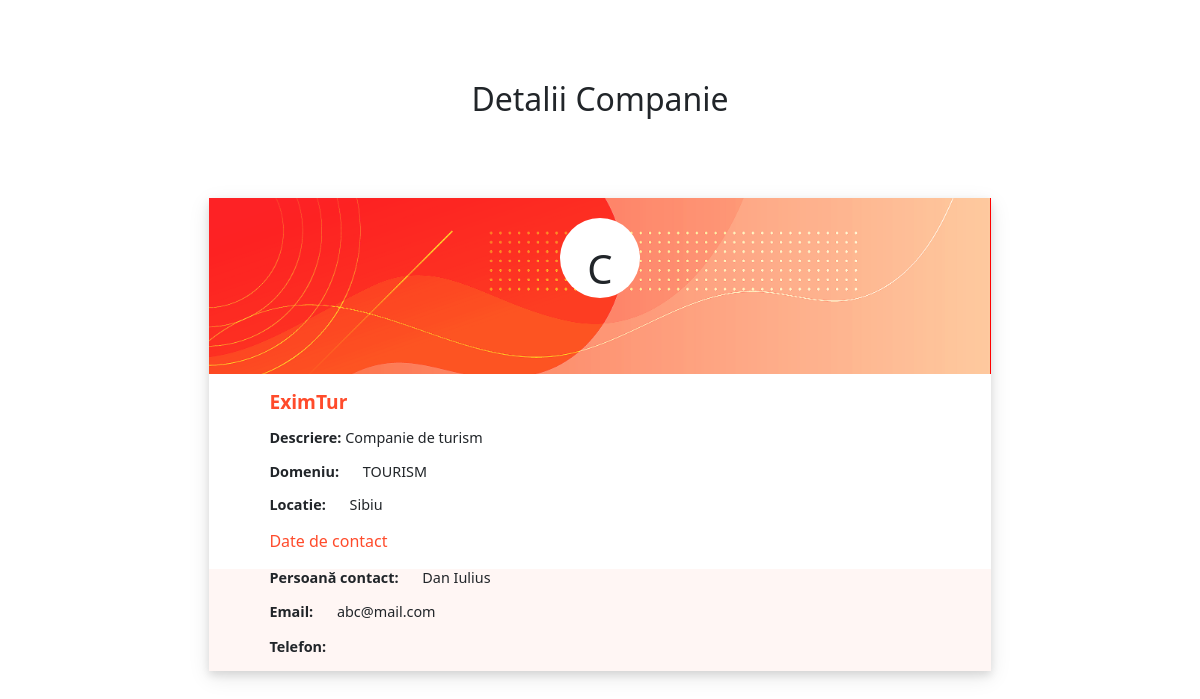
Screenshot of /companies/3 with the database file from the repository.
### users/models.py (models this page shows, shortened)
class Company(models.Model):
    user = models.OneToOneField(settings.AUTH_USER_MODEL, on_delete=models.CASCADE, related_name='company')
    domain = models.IntegerField(choices=DomainTypes.choices(), default=DomainTypes.IT)
    contact_person = models.CharField(max_length=30)
    location = models.ForeignKey(Location, on_delete=models.CASCADE)
    def get_domain_type_label(self):
        return DomainTypes(self.domain).name.title()

class User(AbstractBaseUser, PermissionsMixin):
    is_student = models.BooleanField(default=False)
    is_company = models.BooleanField(default=False)
    is_staff = models.BooleanField(default=False)
    email = models.EmailField(primary_key=True)
    password = models.CharField(max_length=200)
    name = models.CharField(max_length=50)
    description = models.TextField()
    phone = models.CharField(max_length=10)
    objects = UserManager()
    USERNAME_FIELD = 'email'
    REQUIRED_FIELDS = []

class Location(models.Model):
    name = models.CharField(max_length=50)

### users/views.py (the view)
# urls.py: path('companies/<int:company_id>', views.company_detail_view),
def company_detail_view(request, company_id, *args, **kwargs):
    try:
        company = Company.objects.get(id=company_id)
    except:
        raise Http404
    context = {
        'company': company
    }
    return render(request, "pages/details/company_details.html", context, status=200)

### templates/pages/details/company_details.html (shortened to what this page needs)
{% extends 'base.html' %}
{% block stylesheet %}
    {% load static %}
    <link rel="stylesheet" type="text/css" href="{% static 'users/details/main.css' %}">
{% endblock stylesheet %}
{% block content %}
    <div class="container">
        <h2 class="title-center">Detalii Companie</h2>
        <div class="form-container">
            <div class="profile-container company-banner">
                <div class="img-container">
                    <h4>C</h4>
                </div>
            </div>
            <div class="details-container">
                <div class="field-group">
                    <p class="details-content display-info form-title big-name">{{ company.user.name }}</p>
                </div>
                <div class="field-group">
                    <p class="details-content display-info"><b>Descriere: </b>{{ company.user.description }}</p>
                </div>
                <div class="field-group">
                    <p class="details-title display-info">Domeniu:</p>
                    <p class="details-content display-info">{{ company.get_domain_type_label|upper }}</p>
                </div>
                <div class="field-group">
                    <p class="details-title display-info">Locatie:</p>
                    <p class="details-content display-info">{{ company.location.name }}</p>
                </div>
                <p class="form-title">Date de contact</p>
                <div class="contact-group">
                    <div class="field-group">
                        <p class="details-title display-info">Persoană contact:</p>
                        <p class="details-content display-info">{{ company.contact_person }}</p>
                    </div>
                    <div class="field-group">
                        <p class="details-title display-info">Email:</p>
                        <p class="details-content display-info">{{ company.user.email }}</p>
                    </div>
                    <div class="field-group">
                        <p class="details-title display-info">Telefon:</p>
                    </div>
                </div>
            </div>
        </div>
    </div>
{% endblock content %}

### users/static/users/details/main.css (style rules this page uses)
:root { --color1: #FF4B2B; --color2: #F8F9F9; --color3: #3C3C3C; --color4: #FF994B; }
body { background-color: var(--color2); font-family: 'Montserrat', sans-serif; color: var(--color3); }
.title-center { text-align: center; margin-top: 10vh; }
.container { height: 100%; width: 100%; background-color: transparent; }
.form-container { font-size: 0.9rem; margin: auto; margin-top: 10vh; margin-bottom: 20vh; max-width: 70%; background-color: #fff; padding: 0; box-shadow: 0 4px 8px 0 rgba(0, 0, 0, 0.1), 0 6px 20px 0 rgba(0, 0, 0, 0.10); }
.profile-container { width: 100%; height: 22vh; background-color: red; margin: 0; padding: 10px 0; }
.company-banner { background-image: url('banner1.png'); background-size: 100%; background-repeat: no-repeat; }
.img-container { width: 80px; height: 80px; border-radius: 50%; padding: 10px; background-color: #fff; margin: 10px auto; }
.img-container h4 { text-align: center; margin-top: 17px; font-size: 2.5rem; }
.details-container { margin: 2vh auto; }
.field-group { padding: 0px 60px; line-height: 1.2; }
.display-info { display: inline-block; }
.form-title { padding: 0px 60px; font-weight: 500; font-size: 1rem; color: var(--color1); }
.big-name { padding: 0; font-weight: bold; font-size: 1.2rem; }
.details-title { font-weight: bolder; margin-right: 20px; text-align: justify; text-justify: inter-word; }
.details-content { text-align: justify; text-justify: inter-word; }
.contact-group { background-color: rgba(255, 75, 43, .05) }
.field-group:last-of-type { margin-bottom: 10vh; }

### rows the page displays
Company: user.name "EximTur", user.description "Companie de turism", get_domain_type_label "TOURISM", location.name "Sibiu", contact_person "Dan Iulius", user.email "abc@mail.com"
